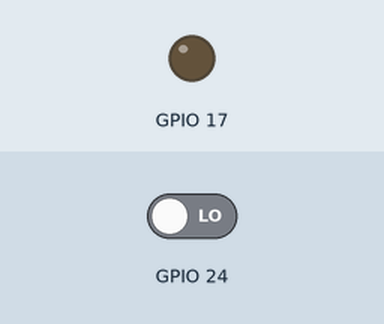
The program below on a simulated Raspberry Pi (BCM pin numbers). Parts: output pins drawn as LEDs (lit = HIGH). The test bench sets the inputs (shaded band); at power-on: GPIO 24 LOW.

Above: at 1.2 s.
1.3 s: GPIO 24 driven HIGH
At 2.6 s:
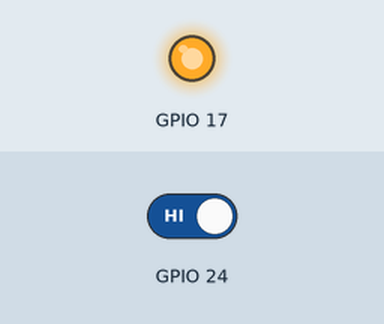
3.0 s: GPIO 24 driven LOW
At 3.7 s:
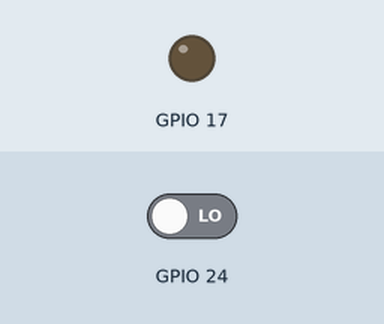
Timing chart, 0 to 6.0 s (numbered marks = the images above; inputs shaded):
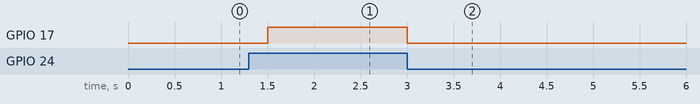

The program:

activity1-digital.py
```python
#Motion Detection
import RPi.GPIO as GPIO
from time import sleep

GPIO.setmode(GPIO.BCM)
GPIO.setup(17,GPIO.OUT)  #LED output
GPIO.setup(24,GPIO.IN)  #PIR input

try:
    while True:
        if GPIO.input(24):
            GPIO.output(17,True)
        else:
            GPIO.output(17,False)
        sleep(0.5)
except KeyboardInterrupt:
    GPIO.cleanup()
```

Measured:
- after the input at 1.3 s, GPIO 17: LOW → HIGH after 0.20 s
- after the input at 3.0 s, GPIO 17: HIGH → LOW at once
